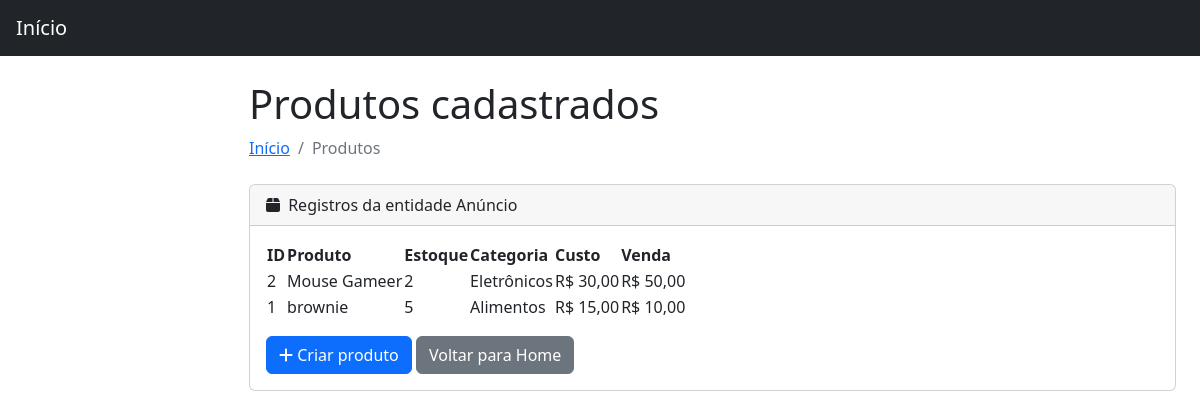
Page /MeuSaldo/listaProdutos.php (signed in) on the committed database.
### tables this page shows
CREATE TABLE `anuncios` (
  `idAnuncio` int NOT NULL,
  `Usuarios_idUsuario` int NOT NULL,
  `nomeProduto` varchar(30) NOT NULL,
  `estoqueProduto` int NOT NULL,
  `categoriaAnuncio` varchar(50) NOT NULL,
  `valorCustoAnuncio` decimal(10,2) NOT NULL,
  `valorAnuncio` decimal(10,2) NOT NULL
);

### MeuSaldo/header.php (called while the page is built, shortened)
<?php
    if(isset($_SESSION['logado']) && $_SESSION['logado'] === true){
        $idUsuario    = $_SESSION['idUsuario'];
    }
?>

### MeuSaldo/listaProdutos.php (the view, shortened to what this page needs)
<?php
include "header.php";
include "conexaoBD.php";
$sql = "SELECT
            idAnuncio,
            nomeProduto,
            estoqueProduto,
            categoriaAnuncio,
            valorCustoAnuncio,
            valorAnuncio
        FROM anuncios
        WHERE Usuarios_idUsuario = ?
        ORDER BY idAnuncio DESC";
$stmt = mysqli_prepare($conn, $sql);
mysqli_stmt_bind_param(
    $stmt,
    "i",
    $idUsuario
);
mysqli_stmt_execute($stmt);
$resultado = mysqli_stmt_get_result($stmt);
?>
<!DOCTYPE html>
<html lang="pt-br">
<head>
    <link href="https://cdn.jsdelivr.net/npm/simple-datatables@7.1.2/dist/style.min.css"
          rel="stylesheet">
    <link href="css/styles.css"
          rel="stylesheet">
</head>
<body class="sb-nav-fixed">
<nav class="sb-topnav navbar navbar-expand navbar-dark bg-dark">
    <a class="navbar-brand ps-3"
       href="index.php">
        Início
    </a>
</nav>
<div id="layoutSidenav">
    <div id="layoutSidenav_content">
        <main>
            <div class="container-fluid px-4">
                <h1 class="mt-4">
                    Produtos cadastrados
                </h1>
                <ol class="breadcrumb mb-4">
                    <li class="breadcrumb-item">
                        <a href="index.php">
                            Início
                        </a>
                    </li>
                    <li class="breadcrumb-item active">
                        Produtos
                    </li>
                </ol>
                <div class="card mb-4">
                    <div class="card-header">
                        <i class="fas fa-box me-1"></i>
                        Registros da entidade Anúncio
                    </div>
                    <div class="card-body">
                        <table id="datatablesSimple">
                            <thead>
                                <tr>
                                    <th>ID</th>
                                    <th>Produto</th>
                                    <th>Estoque</th>
                                    <th>Categoria</th>
                                    <th>Custo</th>
                                    <th>Venda</th>
                                </tr>
                            </thead>
                            <tbody>
                                <?php
                                if (mysqli_num_rows($resultado) > 0) {
                                    while ($produto = mysqli_fetch_assoc($resultado)) {
                                        echo "<tr>";
                                        echo "<td>" .
                                            htmlspecialchars(
                                                $produto['idAnuncio']
                                            ) .
                                            "</td>";
                                        echo "<td>" .
                                            htmlspecialchars(
                                                $produto['nomeProduto']
                                            ) .
                                            "</td>";
                                        echo "<td>" .
                                            htmlspecialchars(
                                                $produto['estoqueProduto']
                                            ) .
                                            "</td>";
                                        echo "<td>" .
                                            htmlspecialchars(
                                                $produto['categoriaAnuncio']
                                            ) .
                                            "</td>";
                                        echo "<td>R$ " .
                                            number_format(
                                                $produto['valorCustoAnuncio'],
                                                2,
                                                ',',
                                                '.'
                                            ) .
                                            "</td>";
                                        echo "<td>R$ " .
                                            number_format(
                                                $produto['valorAnuncio'],
                                                2,
                                                ',',
                                                '.'
                                            ) .
                                            "</td>";
                                        echo "</tr>";
                                    }
                                }
                                ?>
                            </tbody>
                        </table>
                        <div class="mt-3">
                            <a href="formAnuncio.php"
                               class="btn btn-primary">
                                <i class="fas fa-plus"></i>
                                Criar produto
                            </a>
                            <a href="index.php"
                               class="btn btn-secondary">
                                Voltar para Home
                            </a>
                        </div>
                    </div>
                </div>
            </div>
        </main>
    </div>
</div>
</body>
</html>

### rows in the picture
anuncios: idAnuncio "2", nomeProduto "Mouse Gameer", estoqueProduto "2", categoriaAnuncio "Eletrônicos", valorCustoAnuncio "30,00", valorAnuncio "50,00"
anuncios: idAnuncio "1", nomeProduto "brownie", estoqueProduto "5", categoriaAnuncio "Alimentos", valorCustoAnuncio "15,00", valorAnuncio "10,00"
